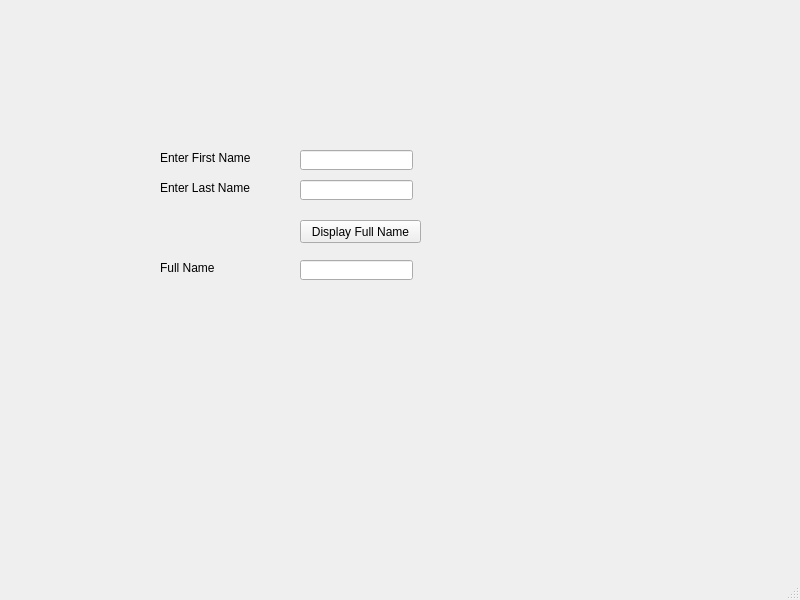
<?xml version="1.0" encoding="UTF-8"?>
<ui version="4.0">
 <class>fullName</class>
 <widget class="QMainWindow" name="fullName">
  <property name="geometry">
   <rect>
    <x>0</x>
    <y>0</y>
    <width>800</width>
    <height>600</height>
   </rect>
  </property>
  <property name="font">
   <font>
    <family>Arial</family>
    <pointsize>9</pointsize>
   </font>
  </property>
  <property name="windowTitle">
   <string>MainWindow</string>
  </property>
  <widget class="QWidget" name="centralwidget">
   <widget class="QLabel" name="lblFirstName">
    <property name="geometry">
     <rect>
      <x>160</x>
      <y>150</y>
      <width>101</width>
      <height>16</height>
     </rect>
    </property>
    <property name="text">
     <string>Enter First Name</string>
    </property>
   </widget>
   <widget class="QLineEdit" name="txtFirstName">
    <property name="geometry">
     <rect>
      <x>300</x>
      <y>150</y>
      <width>113</width>
      <height>20</height>
     </rect>
    </property>
   </widget>
   <widget class="QLabel" name="lblLastName">
    <property name="geometry">
     <rect>
      <x>160</x>
      <y>180</y>
      <width>101</width>
      <height>16</height>
     </rect>
    </property>
    <property name="text">
     <string>Enter Last Name</string>
    </property>
   </widget>
   <widget class="QLineEdit" name="txtLastName">
    <property name="geometry">
     <rect>
      <x>300</x>
      <y>180</y>
      <width>113</width>
      <height>20</height>
     </rect>
    </property>
   </widget>
   <widget class="QPushButton" name="btnFullName">
    <property name="geometry">
     <rect>
      <x>300</x>
      <y>220</y>
      <width>121</width>
      <height>23</height>
     </rect>
    </property>
    <property name="text">
     <string>Display Full Name</string>
    </property>
   </widget>
   <widget class="QLabel" name="lblFullName">
    <property name="geometry">
     <rect>
      <x>160</x>
      <y>260</y>
      <width>61</width>
      <height>16</height>
     </rect>
    </property>
    <property name="text">
     <string>Full Name</string>
    </property>
   </widget>
   <widget class="QLineEdit" name="txtFullName">
    <property name="geometry">
     <rect>
      <x>300</x>
      <y>260</y>
      <width>113</width>
      <height>20</height>
     </rect>
    </property>
    <property name="readOnly">
     <bool>true</bool>
    </property>
   </widget>
  </widget>
  <widget class="QMenuBar" name="menubar">
   <property name="geometry">
    <rect>
     <x>0</x>
     <y>0</y>
     <width>800</width>
     <height>21</height>
    </rect>
   </property>
  </widget>
  <widget class="QStatusBar" name="statusbar"/>
 </widget>
 <resources/>
 <connections/>
</ui>
